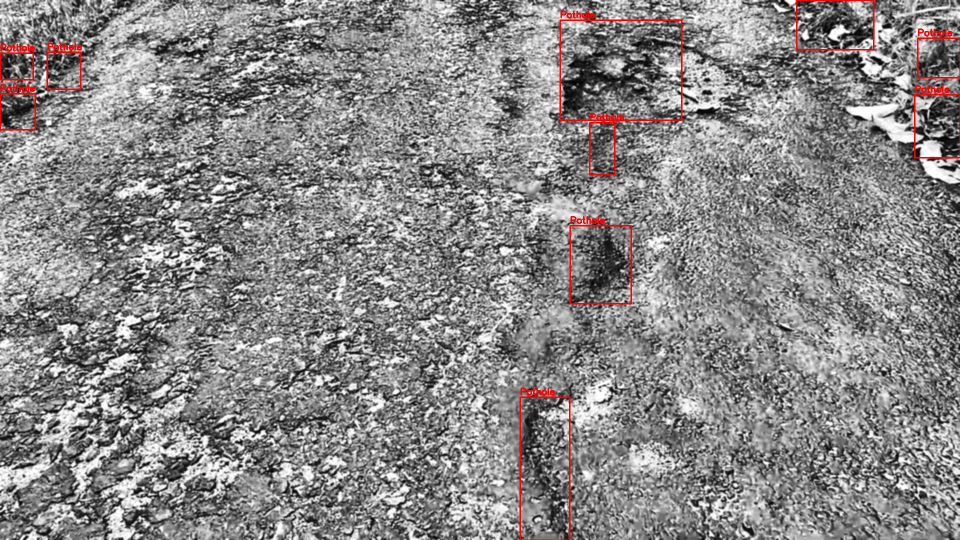
#> input picture frames/segmented/Pothole/enhanced_potholes_1_frame_145.jpg, 1920 x 1080 px, found by its file name (shown at 1/2 size); its folder holds only this picture in this run
$ jupyter execute potholes_segmentation.ipynb
#> lines starting #> are read from the running program, lines starting #| are printed output that depends on the picture; after the words box and inside, x2 and y2 are one past the last pixel; in counts of white or black regions, pixels touching at a corner belong together
[cell 1]
import cv2
import numpy as np
import os
import matplotlib.pyplot as plt

# Folder structure
input_folder = "../../frames/enhanced/4_FinalEnhanced/Pothole"
output_folder = "../../frames/segmented/Pothole"

os.makedirs(output_folder, exist_ok=True)

max_show = 3
count = 0


# Pothole detection function
def detect_pothole(gray, output, mask):

    blur = cv2.GaussianBlur(gray, (7,7), 0)

    _, th = cv2.threshold(
        blur,
        95,
        255,
        cv2.THRESH_BINARY_INV
    )

    th = cv2.bitwise_and(th, th, mask=mask)

    th = cv2.morphologyEx(
        th,
        cv2.MORPH_OPEN,
        np.ones((9,9), np.uint8)
    )

    th = cv2.morphologyEx(
        th,
        cv2.MORPH_CLOSE,
        np.ones((15,15), np.uint8)
    )

    contours, _ = cv2.findContours(
        th,
        cv2.RETR_EXTERNAL,
        cv2.CHAIN_APPROX_SIMPLE
    )

    count = 0

    for c in contours:

        area = cv2.contourArea(c)

        if area < 1500:
            continue

        x, y, w, h = cv2.boundingRect(c)

        if w / (h + 1e-5) > 3.5:
            continue

        cv2.rectangle(
            output,
            (x,y),
            (x+w,y+h),
            (0,0,255),
            2
        )

        cv2.putText(
            output,
            "Pothole",
            (x,y-5),
            cv2.FONT_HERSHEY_SIMPLEX,
            0.6,
            (0,0,255),
            2
        )

        count += 1

    return output


# Main processing loop
for file in os.listdir(input_folder):

    if file.endswith((".jpg", ".png", ".jpeg")):

        path = os.path.join(input_folder, file)
        img = cv2.imread(path)
#> img is the input picture: shape (1080, 1920, 3); mean B, G, R 135.4, 135.4, 137.6

        if img is None:
            continue

        gray = cv2.cvtColor(img, cv2.COLOR_BGR2GRAY)
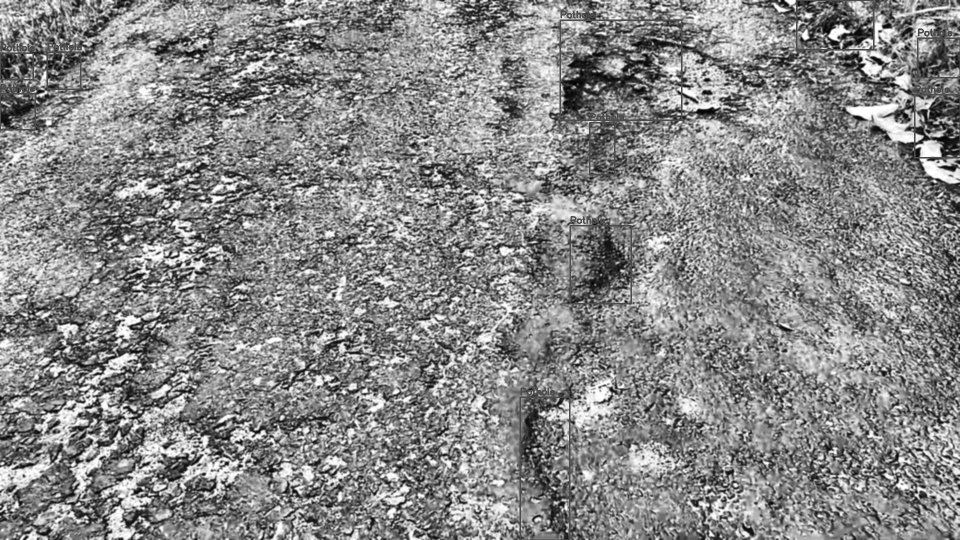
#> gray: shape (1080, 1920) (shown at 1/2 size); min 2, max 255, mean 136.1

        # Dummy full mask (since your original code expects mask)
        mask = np.ones_like(gray, dtype=np.uint8) * 255

        output = img.copy()

        # Step: pothole detection
        result = detect_pothole(gray, output, mask)
#> in detect_pothole, `_, th = cv2.threshold( blur, 95, 255, cv2.THRESH_BINARY_INV )`:
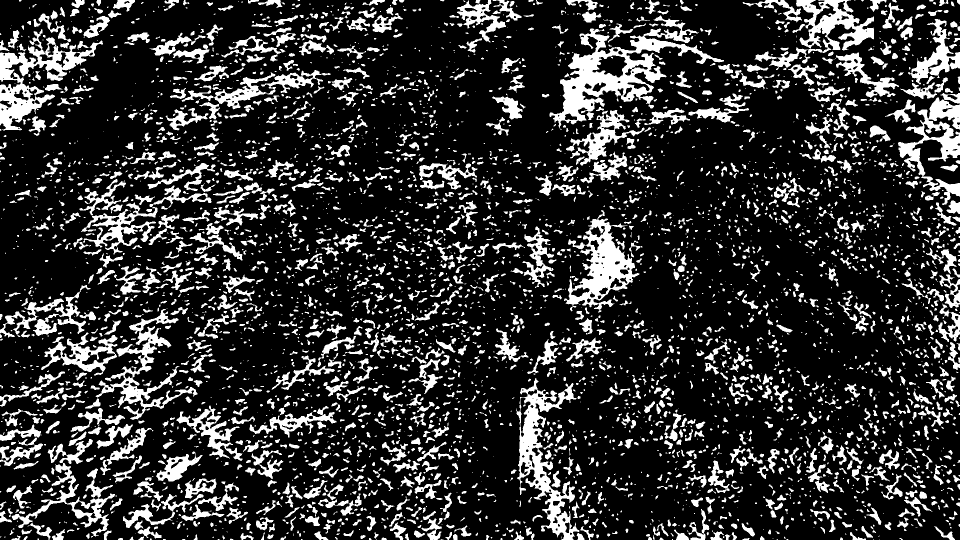
#> th: shape (1080, 1920) (shown at 1/2 size); 19.7% white; 4693 white regions (2409 under 20 px), largest, box (x1, y1, x2, y2) and area: (1099, 31, 1448, 260) 19691, (1032, 756, 1159, 1080) 12402, (0, 58, 206, 261) 11745
#> in detect_pothole, `th = cv2.morphologyEx( th, cv2.MORPH_OPEN, np.ones((9,9), np.uint8) )`:
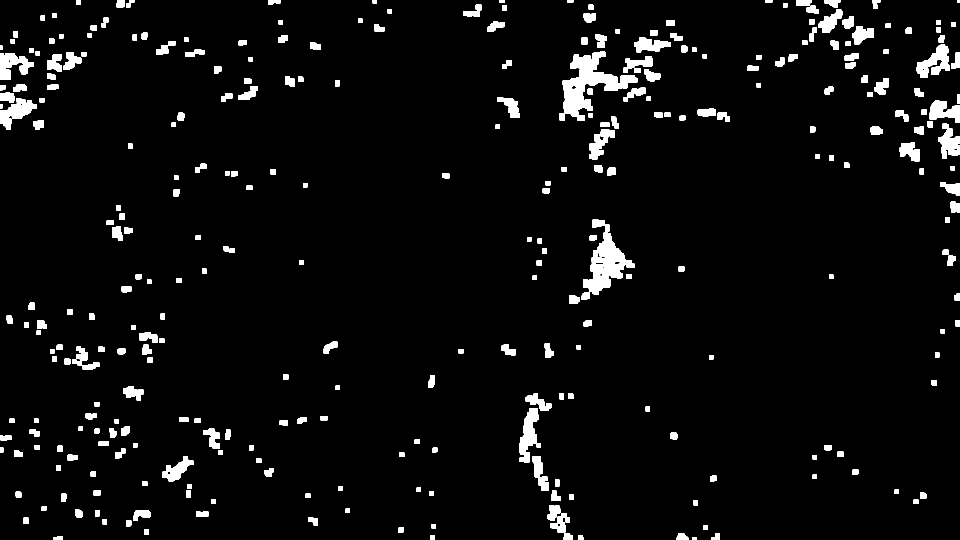
#> th: shape (1080, 1920) (shown at 1/2 size); 4.4% white; 325 white regions, largest, box (x1, y1, x2, y2) and area: (1119, 102, 1275, 241) 7835, (1166, 465, 1269, 590) 5684, (1039, 816, 1082, 925) 2473
#> in detect_pothole, `th = cv2.morphologyEx( th, cv2.MORPH_CLOSE, np.ones((15,15), np.uint8) )`:
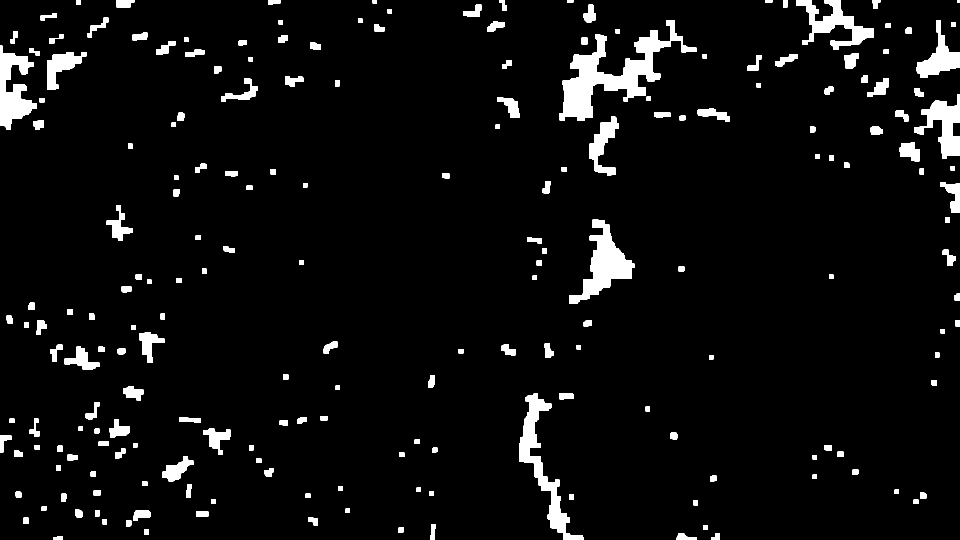
#> th: shape (1080, 1920) (shown at 1/2 size); 5.2% white; 205 white regions
#> in detect_pothole, `contours, _ = cv2.findContours( th, cv2.RETR_EXTERNAL, cv2.CHAIN_APPRO..`: contours = 205 contours; largest, box (x1, y1, x2, y2) and area: (1119, 40, 1393, 241) 15112, (1138, 439, 1269, 608) 7826, (1039, 787, 1167, 1080) 7502, (0, 91, 74, 260) 6050, (1593, 0, 1748, 100) 5156
#> the loop in detect_pothole, `for c in contours: ` made 205 passes
#> area on passes 1 to 3: 110.5, 291, 143.5
#> after the loop in detect_pothole, `for c in contours:`:
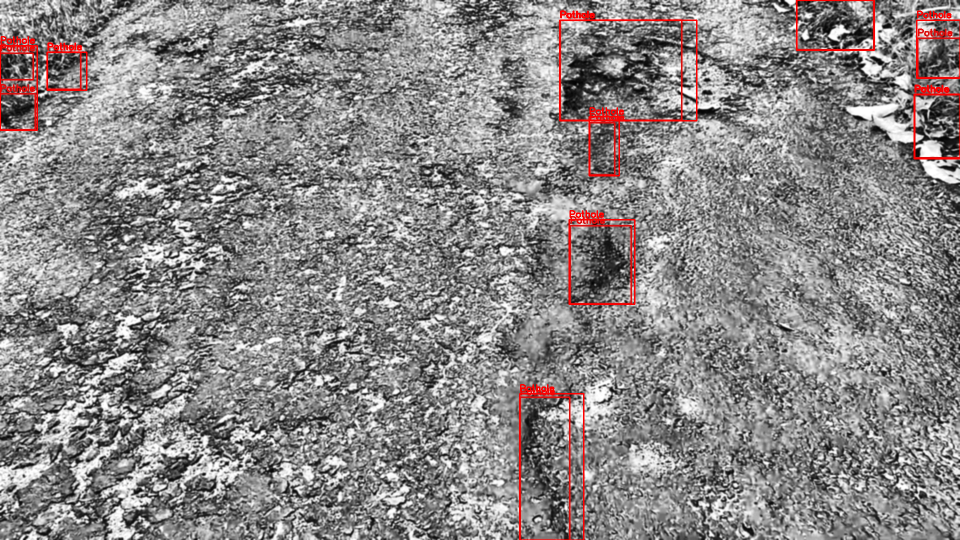
#> output: shape (1080, 1920, 3) (shown at 1/2 size); 0.86% of pixels changed, all inside (x1, y1, x2, y2) = (0, 0, 1920, 1080)
#> after the loop in detect_pothole, `for c in contours:`: count = 9

        # Save output
        cv2.imwrite(os.path.join(output_folder, file), result)

        # Visualization
        if count < max_show:

            plt.figure(figsize=(15, 5))

            plt.subplot(1, 3, 1)
            plt.imshow(gray, cmap="gray")
            plt.title("Input")
            plt.axis("off")

            plt.subplot(1, 3, 2)
            plt.imshow(mask, cmap="gray")
            plt.title("Mask")
            plt.axis("off")

            plt.subplot(1, 3, 3)
            plt.imshow(cv2.cvtColor(result, cv2.COLOR_BGR2RGB))
            plt.title("Pothole Detection")
            plt.axis("off")

            plt.tight_layout()
            plt.show()
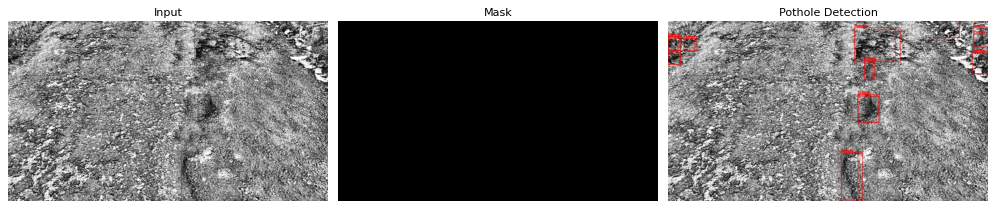
#> figure drawn by matplotlib, 3 panels

            count += 1

print("Pothole detection completed successfully!")

$ run again, on frames/segmented/Pothole/enhanced_potholes_1_frame_265.jpg
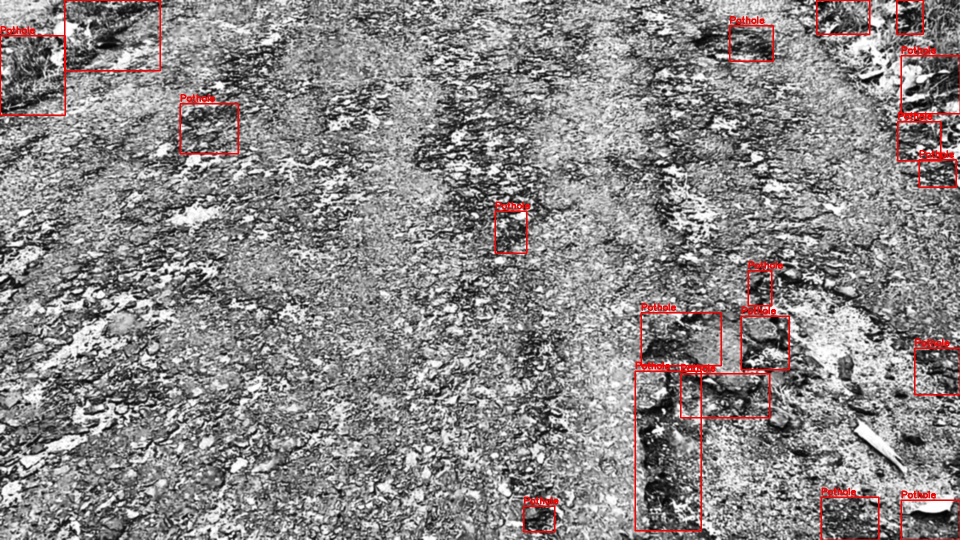
#> input picture frames/segmented/Pothole/enhanced_potholes_1_frame_265.jpg, 1920 x 1080 px, found by its file name (shown at 1/2 size)
#> img is the input picture: shape (1080, 1920, 3); mean B, G, R 134.5, 134.5, 138.1
#> in detect_pothole, `th = cv2.morphologyEx( th, cv2.MORPH_CLOSE, np.ones((15,15), np.uint8) )`:
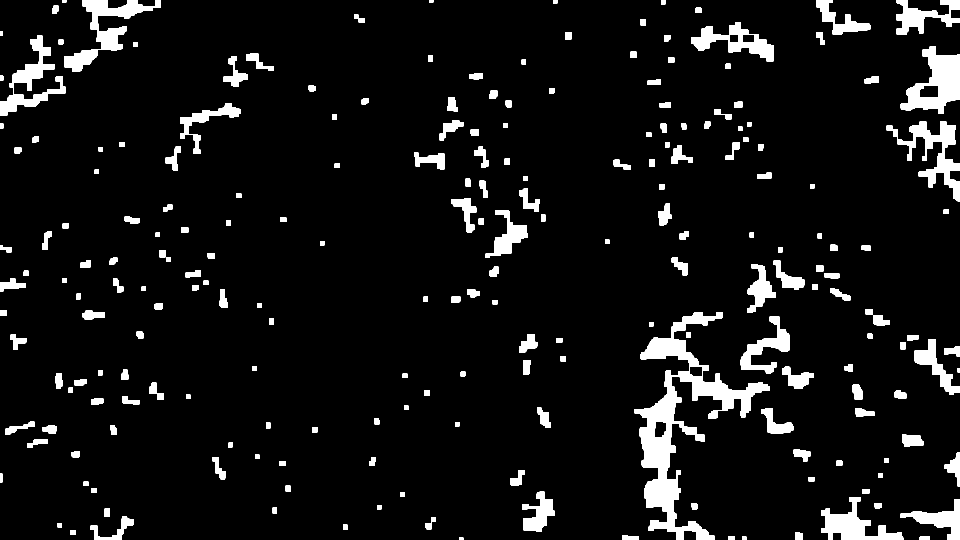
#> th: shape (1080, 1920) (shown at 1/2 size); 7.1% white; 219 white regions
#> contours = 219 contours; largest, box (x1, y1, x2, y2) and area: (1269, 624, 1540, 1080) 27590, (1801, 92, 1920, 228) 8615, (129, 0, 322, 143) 6950, (1773, 243, 1920, 403) 6166, (0, 71, 131, 231) 5534
#> the loop in detect_pothole, `for c in contours: ` made 219 passes
#> area on passes 3, 5, 6: 133.5, 242.5, 200
#> after the loop in detect_pothole, `for c in contours:`: count = 16
#> `plt.show()`:
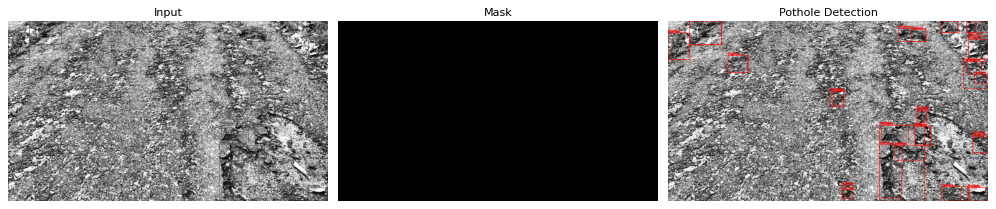
#> figure drawn by matplotlib, 3 panels

$ run again, on frames/segmented/Pothole/enhanced_potholes_2_frame_0.jpg
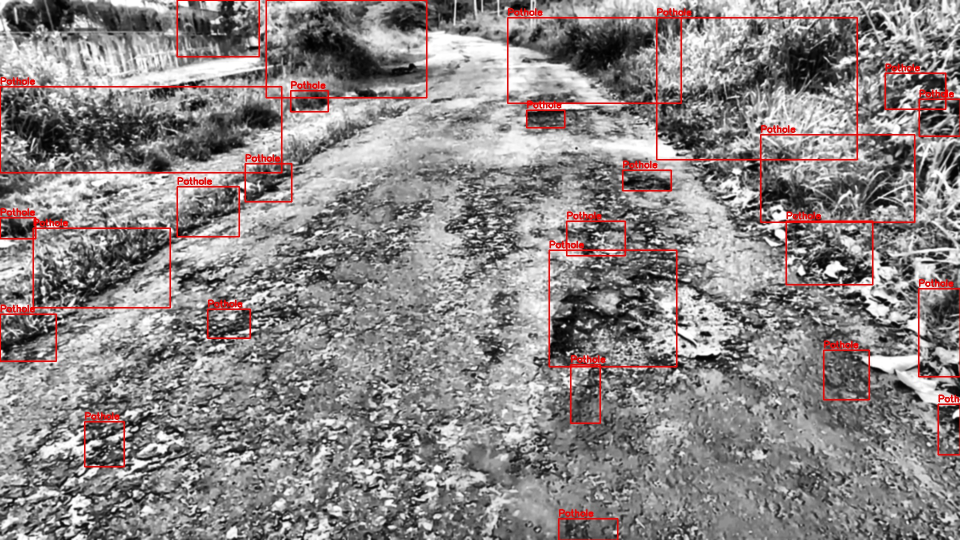
#> input picture frames/segmented/Pothole/enhanced_potholes_2_frame_0.jpg, 1920 x 1080 px, found by its file name (shown at 1/2 size)
#> img is the input picture: shape (1080, 1920, 3); mean B, G, R 132.4, 132.4, 138.9
#> in detect_pothole, `th = cv2.morphologyEx( th, cv2.MORPH_CLOSE, np.ones((15,15), np.uint8) )`:
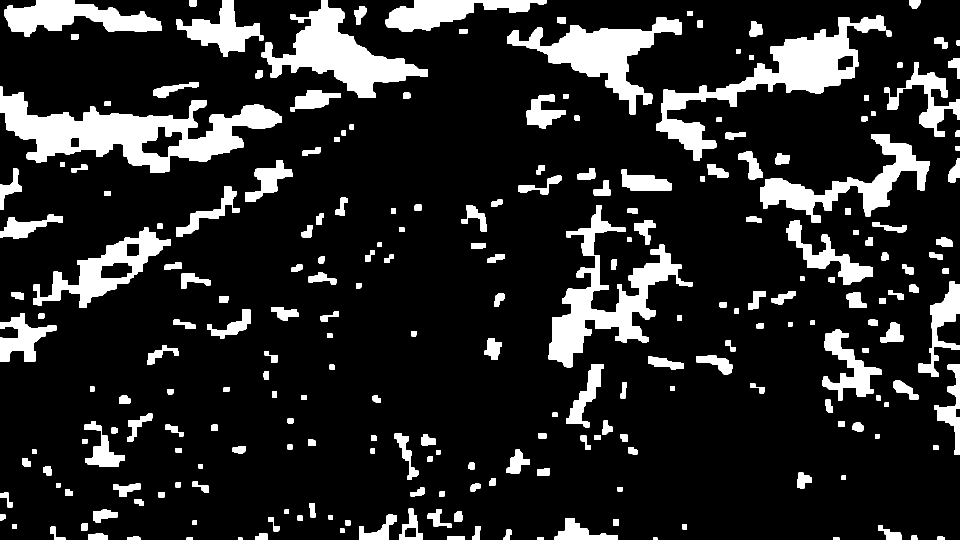
#> th: shape (1080, 1920) (shown at 1/2 size); 15.3% white; 236 white regions
#> contours = 236 contours; largest, box (x1, y1, x2, y2) and area: (0, 173, 564, 346) 39778, (1313, 31, 1771, 321) 27592, (1097, 410, 1385, 735) 23318, (523, 0, 856, 196) 22268, (1014, 34, 1364, 229) 20310
#> the loop in detect_pothole, `for c in contours: ` made 236 passes
#> area on passes 5 to 7: 58, 79, 141.5
#> after the loop in detect_pothole, `for c in contours:`: count = 24
#> `plt.show()`:
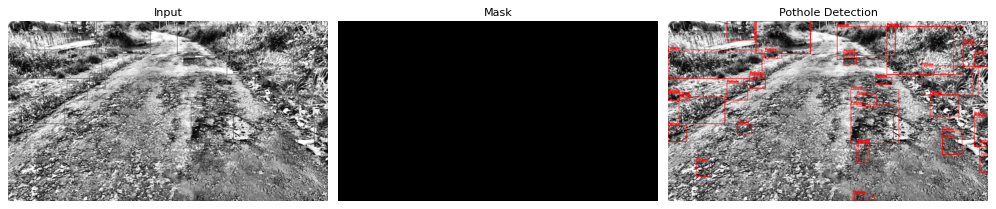
#> figure drawn by matplotlib, 3 panels

$ run again, on frames/segmented/Pothole/enhanced_potholes_2_frame_145.jpg
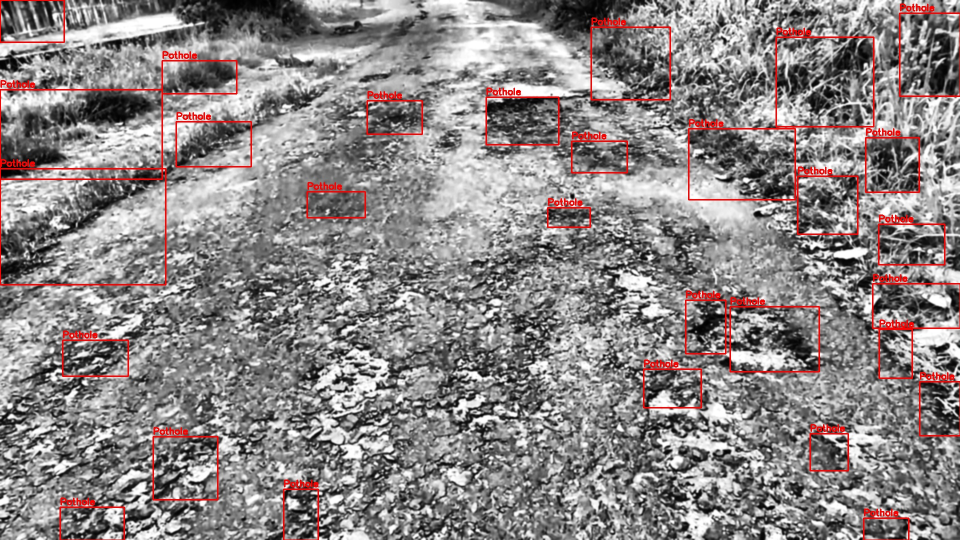
#> input picture frames/segmented/Pothole/enhanced_potholes_2_frame_145.jpg, 1920 x 1080 px, found by its file name (shown at 1/2 size)
#> img is the input picture: shape (1080, 1920, 3); mean B, G, R 133.5, 133.5, 140.1
#> in detect_pothole, `th = cv2.morphologyEx( th, cv2.MORPH_CLOSE, np.ones((15,15), np.uint8) )`:
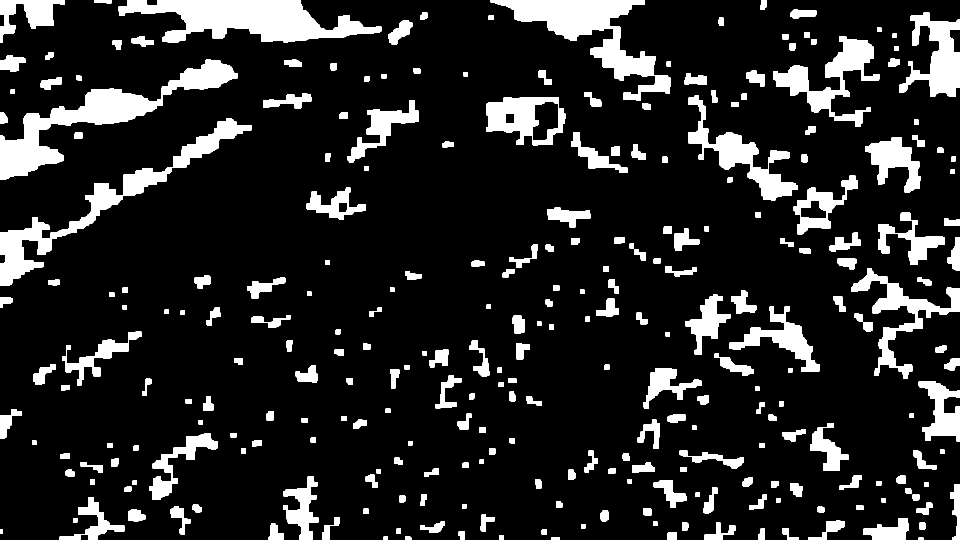
#> th: shape (1080, 1920) (shown at 1/2 size); 14.1% white; 272 white regions
#> contours = 272 contours; largest, box (x1, y1, x2, y2) and area: (237, 0, 763, 85) 24316, (0, 119, 475, 359) 23566, (981, 0, 1341, 201) 20624, (0, 236, 504, 572) 18846, (972, 194, 1131, 291) 11284
#> the loop in detect_pothole, `for c in contours: ` made 272 passes
#> area on passes 2 to 4: 79.5, 70, 53.5
#> after the loop in detect_pothole, `for c in contours:`: count = 26
#> `plt.show()`:
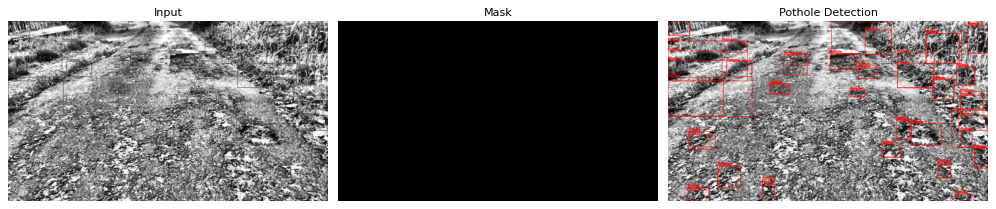
#> figure drawn by matplotlib, 3 panels
